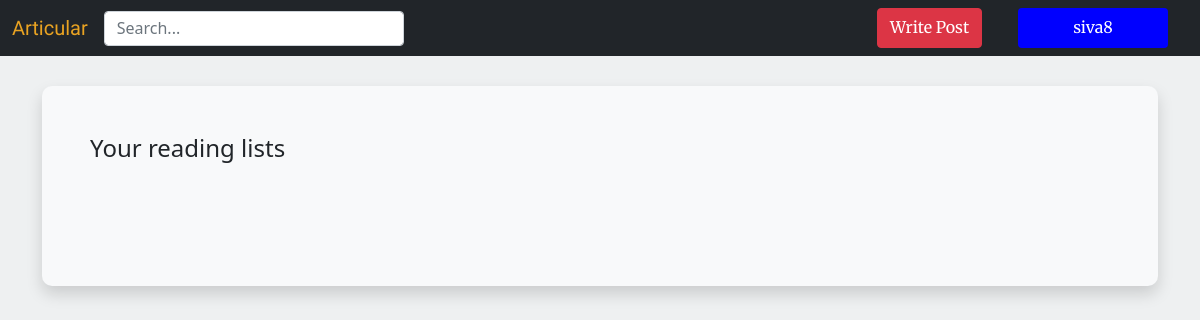
Before: /reading_list/ (signed in) with the older database file.
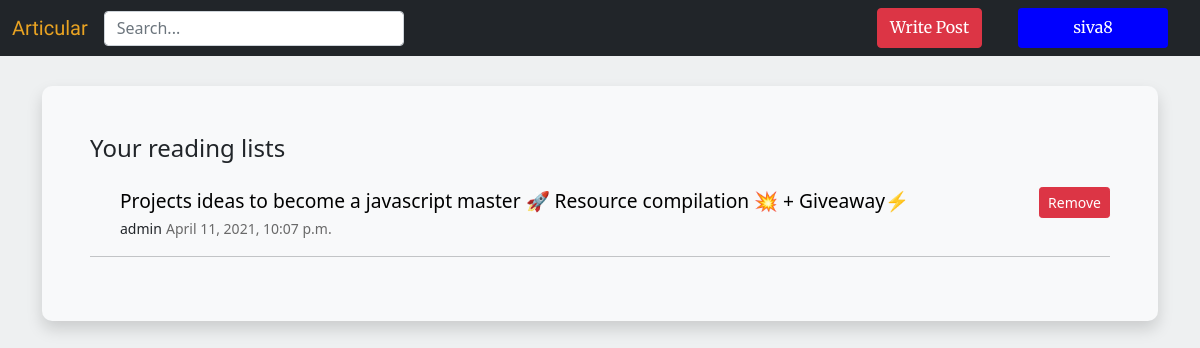
After: the same page with the newer database file.
### apps/main/models.py (models this page shows, shortened)
class Reading_list(models.Model):
    user = models.ForeignKey(User,related_name='users',on_delete=models.CASCADE,null=True)
    posts = models.ForeignKey(Post,related_name='lists',on_delete=models.CASCADE)

class Post(models.Model):
    user = models.ForeignKey(User,related_name='user',on_delete=models.CASCADE)
    title = models.CharField(max_length=255,blank=True,null=True)
    tags = TaggableManager()
    content = models.TextField(blank=True,null=True)
    created_at = models.DateTimeField(auto_now_add=True)
    class Meta:
    	ordering = ('-created_at',)

### apps/main/views.py (the view)
# urls.py: path('reading_list/',views.reading_list,name='reading_list'),
@login_required(login_url='account_login')
def reading_list(request):
    reading_lists = Reading_list.objects.filter(user=request.user)
    print(reading_list)
    context = {
        'reading_lists':reading_lists
    }
    return render(request,'reading_list.html',context)

### apps/main/templates/reading_list.html
{% extends 'base.html' %}
{% load static %}
{% block content %}
<div class="container" id="box" style="margin-top: 30px;margin-bottom: 30px;">
    <article class="bg-light shadow text-wrap p-5" id="reading_list">
        <h4 class="mb-4">Your reading lists</h4>
    {% for reading_list in reading_lists %}
        <div style="margin-left: 30px;">
            <div>
                <a href="{% url 'blog_detail' pk=reading_list.posts.id %}" class="post_title">
                {{reading_list.posts.title}}</a>
                <a class="btn btn-danger btn-sm" href="{% url 'delete_reading_list' pk=reading_list.posts.id %} "
                style="float: right;">Remove</a>
            </div>
            <small style="font-weight: 500">{{reading_list.posts.user}}</small>
            <small style="color: dimgrey;">{{reading_list.posts.created_at}}</small>
        </div>
        <hr>
    {% endfor %}
    </article>
</div>
{% endblock %}

Changed rows visible on the page:
now on this page (row edited): Reading_list: posts "Projects ideas to become a javascript master 🚀 Resource compilation 💥 + Giveaway⚡", posts.user "admin", posts.created_at "April 11, 2021, 10:07 p.m."
